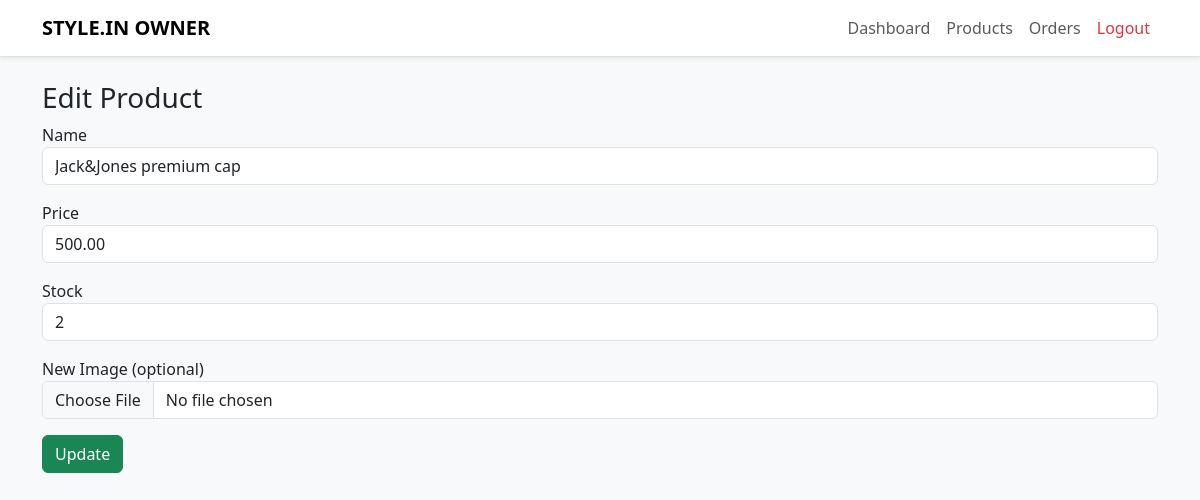
The app's page /owner/product/edit/10afed18-573d-425a-828f-5e1984cee36a/ (signed in) with its own data.
### store/models.py (models this page shows, shortened)
class Product(models.Model):
    id = models.UUIDField(primary_key=True, default=uuid.uuid4, editable=False)
    name = models.CharField(max_length=255)
    slug = models.SlugField(max_length=255, unique=True)
    description = models.TextField(blank=True, null=True)
    price = models.DecimalField(max_digits=10, decimal_places=2)
    category = models.ForeignKey(Category, on_delete=models.SET_NULL, blank=True, null=True, related_name='products')
    stock = models.IntegerField(default=0)
    featured = models.BooleanField(default=False)
    images = models.TextField(blank=True, null=True, help_text="One image URL per line")
    sizes = models.CharField(max_length=255, blank=True, help_text="Comma separated sizes, e.g. S,M,L")
    created_at = models.DateTimeField(default=timezone.now)
    updated_at = models.DateTimeField(auto_now=True)

### owner/views.py (the view)
    def wrapper(request, *args, **kwargs):
        if not request.user.is_authenticated or request.user.email != OWNER_EMAIL:
            return redirect("store:home")
        return function(request, *args, **kwargs)

### owner/views.py (called while the page is built, shortened)
def owner_only(function):
    def wrapper(request, *args, **kwargs):
        if not request.user.is_authenticated or request.user.email != OWNER_EMAIL:
            return redirect("store:home")
        return function(request, *args, **kwargs)
    return wrapper

@login_required
@owner_only
def edit_product(request, product_id):
    product = get_object_or_404(Product, id=product_id)
    return render(request, "owner/edit_product.html", {"product": product})

### owner/templates/owner/edit_product.html (shortened to what this page needs)
{% extends "owner/base_owner.html" %}
{% block content %}
<h3>Edit Product</h3>
<form method="post" enctype="multipart/form-data">
    <div class="mb-3">
        <label>Name</label>
        <input name="name" value="{{ product.name }}" class="form-control">
    </div>
    <div class="mb-3">
        <label>Price</label>
        <input name="price" type="number" value="{{ product.price }}" class="form-control">
    </div>
    <div class="mb-3">
        <label>Stock</label>
        <input name="stock" type="number" value="{{ product.stock }}" class="form-control">
    </div>
    <div class="mb-3">
        <label>New Image (optional)</label>
        <input type="file" name="image" class="form-control">
    </div>
    <button class="btn btn-success">Update</button>
</form>
{% endblock %}

### records on screen
Product: name "Jack&Jones premium cap", price "500.00", stock "2"
